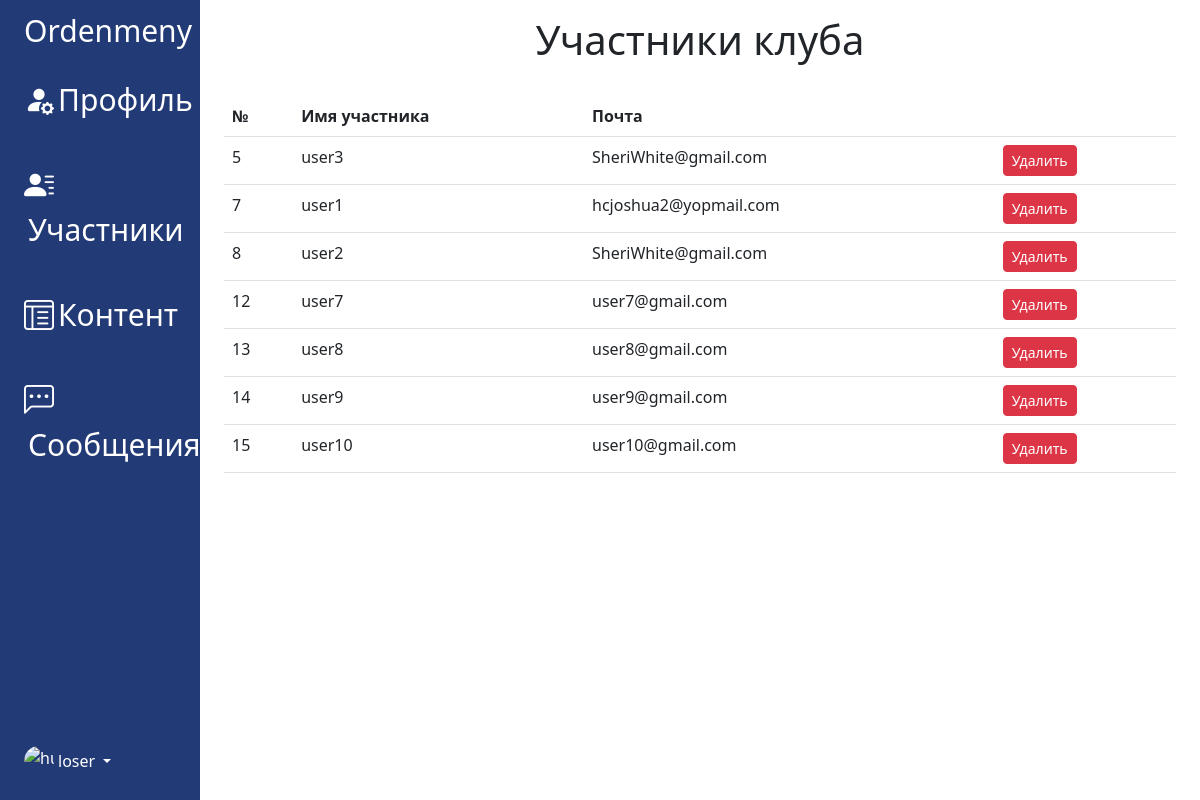
Page /dashboard/newsmobile/members/ (signed in) on the earlier database version.
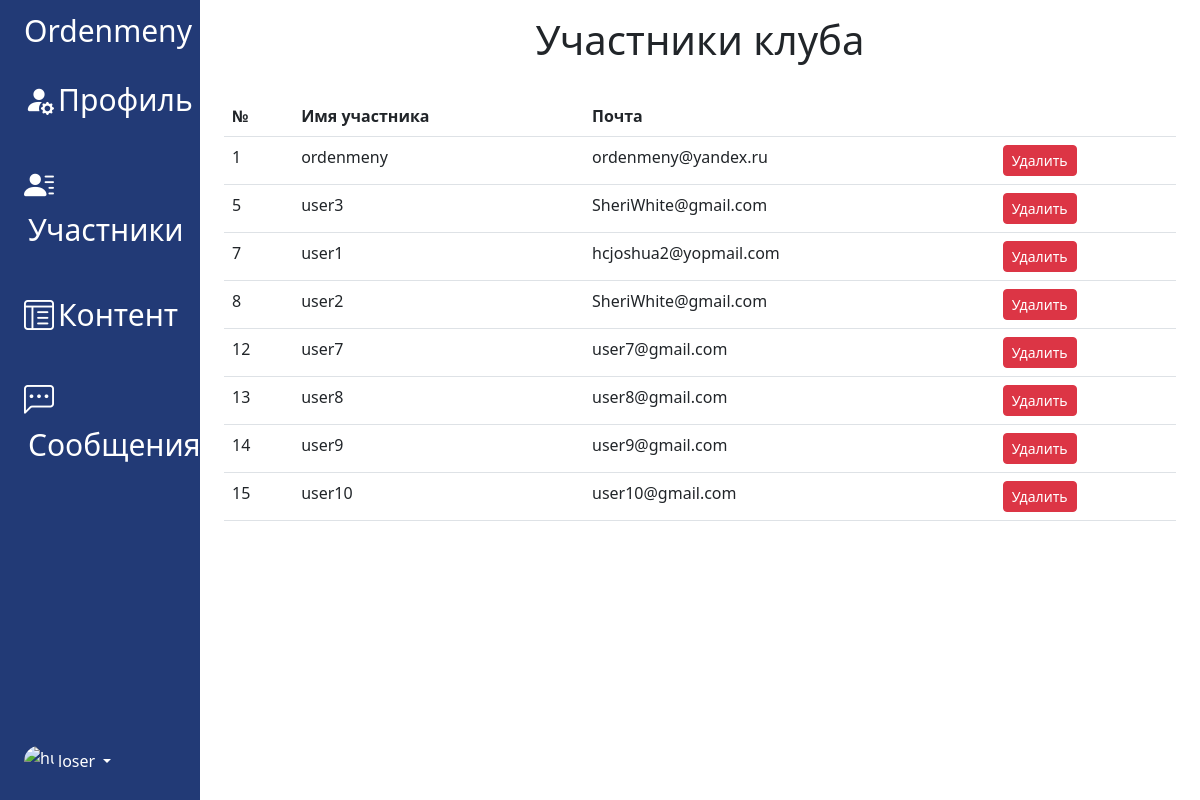
Same page on the later database version.
### accounts/models.py (models this page shows)
class SignUpModel(AbstractUser):
    pass

### dashboard_app/views.py (the view)
# urls.py: path('<slug:slug_club>/members/', members, name='members'),
@login_required
def members(request, slug_club):
    if check_user_club(request, slug_club):
        messages.success(request, 'Доступ закрыт')
        return check_user_club(request, slug_club)
    club = ClubModel.objects.get(slug_club=slug_club)
    context = {
        'members': club.member.all(),
        'slug_club': slug_club,
    }
    return render(request, template_name='dashboard_app/members.html', context=context)

### dashboard_app/views.py (called while the page is built)
def check_user_club(request, slug_club):
    if not (request.user == ClubModel.objects.get(slug_club=slug_club).manager):
        return redirect('clubs_app:home_page')
    else:
        return False

### dashboard_app/templates/dashboard_app/members.html
{% extends 'dashboard_app/base.html' %}
{% block content %}
    <h1 class="text-center">Участники клуба</h1><br>
    <div class="table-responsive">
        <table class="table table-hover">
            <thead>
            <tr>
                <th scope="col">№</th>
                <th scope="col">Имя участника</th>
                <th scope="col">Почта</th>
                <th></th>
            </tr>
            </thead>
            <tbody>
            {% for member in members %}
                <tr>
                    <td style="" class="">{{ member.pk }}</td>
                    <td>{{ member.username }}</td>
                    <td>{{ member.email }}</td>
                    <td><a class="btn btn-danger btn-sm" href="{% url 'dashboard_app:delete_member' slug_club=slug_club id_member=member.pk %}">Удалить</a></td>
                </tr>
            {% endfor %}
            </tbody>
        </table>
    </div>
{% endblock content %}

Differences in the rows shown:
now on this page (row edited): SignUpModel: pk "1", username "ordenmeny", email "ordenmeny@yandex.ru"
